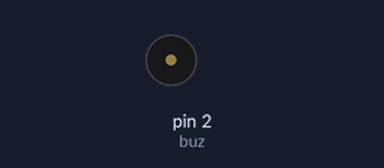
The sketch below on a simulated Arduino Uno, built with avr-gcc and run on an emulated ATmega328P. Shown: buzzer (waves = sounding).

Above: at 0.1 s.
Timing chart, 0 to 1.6 s (numbered marks = the images above):
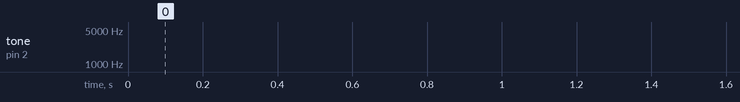

The sketch:

PR6-PiezoSounder.ino
```cpp
// Project 6 - Piezo Sounder Alarm

int buz = 2;
float sinVal;
int toneVal;
unsigned char y = 180;
unsigned int z = 2000;
unsigned int w = 1000;

void setup()
{
  pinMode(buz, OUTPUT);
}

void loop()
{
  for (int x=0; x<y; x++)
  {
    // convert degrees to radians then obtain sin value
    sinVal = (sin(x*(3.1412/y)));
    // generate a frequency from the sin value
    toneVal = z+(int(sinVal*w));
    tone(buz, toneVal);
    delay(2);
  }
}
```
